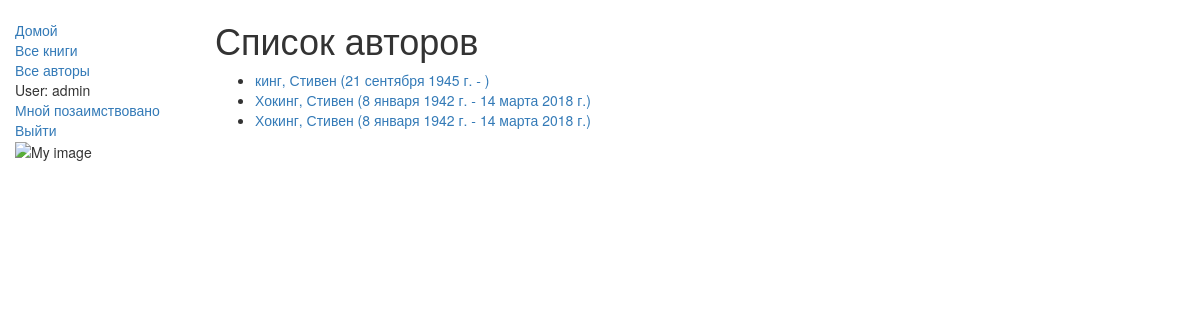
The app's page /catalog/authors/ (signed in) with its own data.
### catalog/models.py (models this page shows)
class Author(models.Model):
    first_name = models.CharField(max_length=100)
    last_name = models.CharField(max_length=100)
    date_of_birth = models.DateField(null=True, blank=True)
    date_of_death = models.DateField('Died', null=True, blank=True)
    def get_absolute_url(self):
        return reverse('author-detail', args=[str(self.id)])
    def __str__(self):
        return '{0}, {1}'.format(self.last_name, self.first_name)

### catalog/views.py (the view)
# urls.py: path('authors/', views.AuthorListView.as_view(), name='authors'),
class AuthorListView(generic.ListView):
    model = Author
    paginate_by = 10

### catalog/templates/catalog/author_list.html (shortened to what this page needs)
{% extends "base_generic.html" %}
{% block content %}
<h1>Список авторов</h1>
{% if author_list %}
  <ul>
  {% for author in author_list %}
    <li>
      <a href="{{ author.get_absolute_url }}">
      {{ author }} ({{author.date_of_birth}} - {% if author.date_of_death %}{{author.date_of_death}}{% endif %})
      </a>
    </li>
  {% endfor %}
 </ul>
{% else %}
  <p>There are no authors available.</p>
{% endif %}
{% endblock %}

### catalog/templates/base_generic.html (shortened to what this page needs)
<!DOCTYPE html>
<html lang="en">
<head>
    <link rel="stylesheet" href="https://maxcdn.bootstrapcdn.com/bootstrap/3.3.7/css/bootstrap.min.css">
    {% load static %}
    <link rel="stylesheet" href="{% static 'css/styles.css' %}">
</head>
<body>
<div class="container-fluid">
    <div class="row">
        <div class="col-sm-2">
            {% block sidebar %}
            <ul class="sidebar-nav">
                <li><a href="{% url 'index' %}">Домой</a></li>
                <li><a href="{% url 'books' %}">Все книги</a></li>
                <li><a href="{% url 'authors' %}">Все авторы</a></li>
                {% if user.is_authenticated %}
                <li>User: {{ user.get_username }}</li>
                <li><a href="{% url 'my-borrowed' %}">Мной позаимствовано</a></li>
                <li><a href="{% url 'logout'%}?next={{request.path}}">Выйти</a></li>
                {% else %}
                <li><a href="{% url 'login'%}?next={{request.path}}">Логин</a></li>
                {% endif %}
                {% load static %}
                <img src="{% static 'catalog/images/local_library_model_uml.png' %}" alt="My image" style="width:555px;height:540px;"/>
            </ul>
            {% endblock %}
        </div>
        <div class="col-sm-10 ">
            {% block content %}{% endblock %}
        </div>
    </div>
</div>
</body>
</html>

### catalog/static/css/styles.css (style rules this page uses)
.sidebar-nav { margin-top: 20px; padding: 0; list-style: none; }

### records on screen
Author: last_name+first_name "кинг, Стивен", date_of_birth "21 сентября 1945 г."
Author: last_name+first_name "Хокинг, Стивен", date_of_birth "8 января 1942 г.", date_of_death "14 марта 2018 г."
Author: last_name+first_name "Хокинг, Стивен", date_of_birth "8 января 1942 г.", date_of_death "14 марта 2018 г."

### other values on screen
{{ user.get_username }} "admin"
